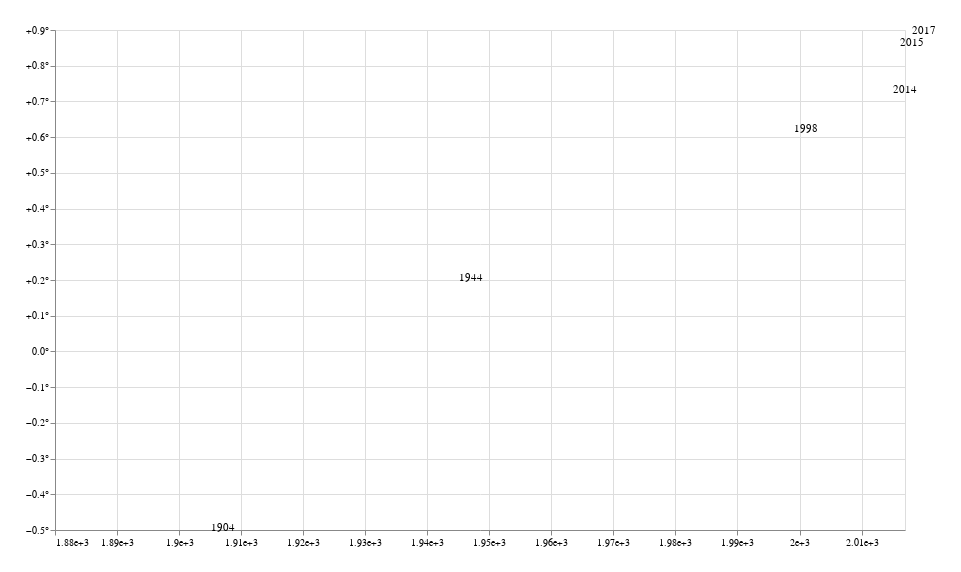

Here is the notebook cell this chart was saved with:
### Code cell
alt.Chart(df).mark_text(
    align='left',
    baseline='middle',
    dx=7
).encode(
    x = alt.X(
        field='Year', 
        type = 'quantitative',
        
        scale=alt.Scale(domain=[1880, 2017]),
        axis=alt.Axis(
            values = list(range(1880, 2017, 10)),
            format = '1'
        ),
        title = ""
    ),
    y = alt.Y(
        field = 'ANN AVG', 
        type = 'quantitative',
        axis=alt.Axis(
            values = [x * 0.1 for x in range(-6, 11)],
            labelExpr = 'datum.value > 0 ?' + 
            '(datum.value == 1 ? toString("+")+datum.label+toString("°F") : toString("+")+datum.label+toString("°"))' +
            ': datum.label+toString("°")',
        ),
        title = ""
    ),
    text= 'Year'
).transform_filter(
     alt.FieldOneOfPredicate(field='Year', oneOf=[1904, 1944, 1998, 2014, 2015, 2017])
).properties(width = 850, height = 500, background = '#FFFFFF', padding = 25)

### Figure 1 — Vega-Lite specification as saved in the notebook (floating-point values rounded to 4 significant figures; data arrays with more than 128 entries replaced by an {"elided": "..."} marker saying what was removed)
{"config": {"view": {"continuousWidth": 400, "continuousHeight": 300}}, "data": {"name": "data-301a2140a3565a525504dfad98f52f6f"}, "mark": {"type": "text", "align": "left", "baseline": "middle", "dx": 7}, "background": "#FFFFFF", "encoding": {"text": {"type": "quantitative", "field": "Year"}, "x": {"type": "quantitative", "axis": {"format": "1", "values": [1880, 1890, 1900, 1910, 1920, 1930, 1940, 1950, 1960, 1970, 1980, 1990, 2000, 2010]}, "field": "Year", "scale": {"domain": [1880, 2017]}, "title": ""}, "y": {"type": "quantitative", "axis": {"labelExpr": "datum.value > 0 ?(datum.value == 1 ? toString(\"+\")+datum.label+toString(\"°F\") : toString(\"+\")+datum.label+toString(\"°\")): datum.label+toString(\"°\")", "values": [-0.6, -0.5, -0.4, -0.3, -0.2, -0.1, 0.0, 0.1, 0.2, 0.3, 0.4, 0.5, 0.6, 0.7, 0.8, 0.9, 1.0]}, "field": "ANN AVG", "title": ""}}, "height": 500, "padding": 25, "transform": [{"filter": {"field": "Year", "oneOf": [1904, 1944, 1998, 2014, 2015, 2017]}}], "width": 850, "$schema": "https://vega.github.io/schema/vega-lite/v4.8.1.json", "datasets": {"data-301a2140a3565a525504dfad98f52f6f": {"elided": "138 records"}}}
